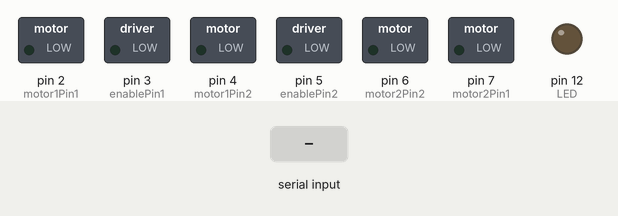
Simulated run of this sketch. Board: Arduino Uno, built with avr-gcc and run on an emulated ATmega328P. Parts: switched loads named in the sketch (green lamp = pin HIGH), output pins drawn as LEDs (lit = HIGH). The test bench sets the inputs (shaded band).

Above: at 1.2 s.
1.3 s: "<90,45>\n" received over the second serial link
At 1.6 s:
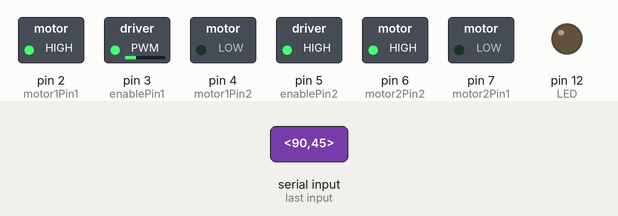
2.8 s: ">" received over the second serial link
At 3.9 s:
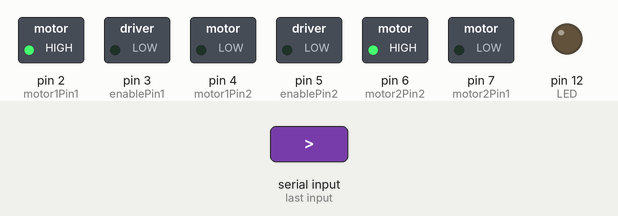
Timing chart, 0 to 5.8 s (numbered marks = the images above; inputs shaded):
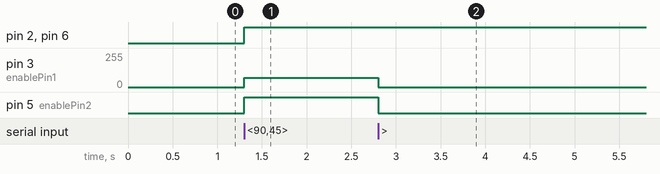

The sketch:

Car_Movement_Parsing.ino
```cpp
#include <stdio.h>
#include <stdlib.h>
#include <SoftwareSerial.h>

using namespace std;

int motor1Pin1 = 2; // pin 7 on L293D 1
int motor1Pin2 = 4; // pin 2 on L293D  1
int enablePin1 = 3; // pin 1 on L293D 1
int motor2Pin1 = 7; // pin 10 on L293D 1
int motor2Pin2 = 6; // pin 15 on L293D 1
int enablePin2 = 5; // pin 9 on L293D 1

int LED = 12;
          /*int motor3Pin1 = 2; // pin 7 on L293D 2
          int motor3Pin2 = 4; // pin 2 on L293D 2
          int enablePin3 = 3; // pin 1 on L293D 2
          int motor4Pin1 = 7; // pin 10 on L293D 2
          int motor4Pin2 = 6; // pin 15 on L293D 2
          int enablePin4 = 5; // pin 9 on L293D 2*/
          /*double Speed = 0; // value 0 to 1 representing duty cycle of the motor
          int Direction = 0; // 0 = forward , 1 = backwards
          int factor = -10;
          */
String message = "";// serial input

          //int motor_controls[4][3] = { 2,4,3,7,6,5,2,4,3,7,6,5 };
int motor_controls[2][3] = { 2,4,3,7,6,5 };
typedef enum { RIGHT_MOTOR, LEFT_MOTOR } MOTOR_SIDE_t;

using namespace std;
typedef enum {
  LEFT, RIGHT, STRAIGHT, FORWARD, BACKWARD, NODIRECTION
} Direction_t;
typedef enum {
  MOVEMENT, PAUSE, UNPAUSE, NOMODE
} Mode_t;

class Command {
private:
  Direction_t Direction;
  Direction_t mvmnt_mode;
  int Speed;
  int intensity;
  Mode_t mode;
public:

  Command() :
    Direction(NODIRECTION), mvmnt_mode(NODIRECTION), Speed(0), intensity(
      0), mode(NOMODE) {
  }

  void set_direction(const Direction_t& c) {
    Direction = c;
  }
  void set_speed(int s) {
    Speed = s;
  }
  void set_intensity(int i) {
    intensity = i;
  }
  void set_mode(Mode_t md) {
    mode = md;
  }
  void set_mvmnt_mode(Direction_t md) {
    mvmnt_mode = md;
  }
  Direction_t get_direction() {
    return Direction;
  }
  int get_speed() {
    return Speed;
  }
  int get_intensity() {
    return intensity;
  }
  Mode_t get_mode() {
    return mode;
  }
  Direction_t get_mvmnt_mode() {
    return mvmnt_mode;
  }
  void printcmd() {
    Serial.print("direction = ");
    Serial.println(Direction);
    Serial.print("movement mode = ");
    Serial.println(mvmnt_mode);
    Serial.print("mode = ");
    Serial.println(mode);
    Serial.print("speed = ");
    Serial.println(Speed);
    Serial.print("intensity = ");
    Serial.println(intensity);
  }

};

void move_motor(int motor_index, int mode_flage, int spd) {
  if (spd < 0) {
    spd = (-spd);
    mode_flage = 1 - mode_flage;
  }
  if(spd > 100)
    spd=100;
  if (mode_flage == 0) {//forward
    digitalWrite(motor_controls[motor_index][0], LOW); // set pin 2 on L293D low
    digitalWrite(motor_controls[motor_index][1], HIGH); // set pin 7 on L293D high
    analogWrite(motor_controls[motor_index][2], (spd / 100.0) * 255);
  }
  else if (mode_flage == 1) {
    digitalWrite(motor_controls[motor_index][0], HIGH); // set pin 2 on L293D low
    digitalWrite(motor_controls[motor_index][1], LOW); // set pin 7 on L293D high
    analogWrite(motor_controls[motor_index][2], (spd / 100.0) * 255);
  }


}

Command parsing_command(String input) {
  Command cmd;
  Mode_t mode;
  int angle, spd;
  String param1;
  if (input.indexOf(",") != -1) {
    String int1 = input.substring(input.indexOf("<") + 1, input.indexOf(","));
    angle = atoi(int1.c_str());
    String int2 = input.substring(input.indexOf(",") + 1, input.indexOf(">"));
    spd = atoi(int2.c_str());
    /* Serial.print("int1 ");
    Serial.print(int1);
    Serial.print("  ");
    Serial.print("int2 ");
    Serial.println(int2);
    */

    mode = (MOVEMENT);
  }
  else {
    param1 = input.substring(input.indexOf("<") + 1, input.indexOf(">"));
    mode = PAUSE;
  }

  if (mode == MOVEMENT && cmd.get_mode() == PAUSE)
    return cmd;
  if (mode == MOVEMENT) {
    cmd.set_mode(MOVEMENT);
    if (angle == 0) {
      cmd.set_direction(STRAIGHT);
    }
    else if (angle > 0) {
      cmd.set_direction(RIGHT);
      cmd.set_intensity(angle);
    }
    else {
      cmd.set_direction(LEFT);
      cmd.set_intensity(-angle);
    }

    if (spd < 0) {
      cmd.set_mvmnt_mode(BACKWARD);
      cmd.set_speed(-spd);
    }
    else {
      cmd.set_mvmnt_mode(FORWARD);
      cmd.set_speed(spd);
    }

    return cmd;
  }
  cmd.set_mode((String("P") == param1) ? PAUSE : UNPAUSE);
  return cmd;

}


void ExcecuteCommand(Command cmd) {
  int mode_flag;
  if (cmd.get_mvmnt_mode() == FORWARD) {
    mode_flag = 0;
  }
  else if (cmd.get_mvmnt_mode() == BACKWARD) {
    mode_flag = 1;
  }
  else {
    mode_flag = 2;
  }
  if (cmd.get_mode() == PAUSE || cmd.get_mvmnt_mode() == NODIRECTION) {

    analogWrite(motor_controls[RIGHT_MOTOR][2], 0);
    analogWrite(motor_controls[LEFT_MOTOR][2], 0);
    return;
  }
  if (cmd.get_direction() == STRAIGHT) {
    //Serial.println("going straight");
    for (int i = 0; i < 2; i++)
      move_motor(i, mode_flag, cmd.get_speed());
    return;
  }
  if (cmd.get_direction() == RIGHT) {
    //Serial.println("going right");
    if(cmd.get_speed()>50 ){
      double power_percentage = 1 - (cmd.get_intensity() / 100.0);
      power_percentage = 0.5 + power_percentage;
      move_motor(LEFT_MOTOR, mode_flag, cmd.get_speed());
      move_motor(RIGHT_MOTOR, mode_flag, cmd.get_speed()*power_percentage);
    }else{
      move_motor(LEFT_MOTOR, mode_flag, cmd.get_speed()+(cmd.get_intensity()*0.8));
      move_motor(RIGHT_MOTOR, mode_flag, cmd.get_speed()-(cmd.get_intensity()*0.8));
    }
    return;
  }
  if (cmd.get_direction() == LEFT) {
    //Serial.println("going left");
   if(cmd.get_speed()>50 ){
      double power_percentage = 1 - (cmd.get_intensity() / 100.0);
      power_percentage = 0.5 + power_percentage;
      move_motor(RIGHT_MOTOR, mode_flag, cmd.get_speed());
      move_motor(LEFT_MOTOR, mode_flag, cmd.get_speed()*power_percentage);
    }else{
      move_motor(RIGHT_MOTOR, mode_flag, cmd.get_speed()+(cmd.get_intensity()*0.8));
      move_motor(LEFT_MOTOR, mode_flag, cmd.get_speed()-(cmd.get_intensity()*0.8));
    }
    return;
  }
  return;
}

Command command;
SoftwareSerial blSerial(8,9); //TX,RX
String cmd_buffer;
void setup() {
  // set all the other pins you're using as outputs:
  pinMode(motor1Pin1, OUTPUT);
  pinMode(motor1Pin2, OUTPUT);
  pinMode(enablePin1, OUTPUT);
  pinMode(motor2Pin1, OUTPUT);
  pinMode(motor2Pin2, OUTPUT);
  pinMode(enablePin2, OUTPUT);
  pinMode(LED, OUTPUT);
  /* pinMode(motor3Pin1, OUTPUT);
  pinMode(motor3Pin2, OUTPUT);
  pinMode(enablePin3, OUTPUT);
  pinMode(motor4Pin1, OUTPUT);
  pinMode(motor4Pin2, OUTPUT);
  pinMode(enablePin4, OUTPUT);*/

  //Speed = 100;

 // Serial.begin(9600);
  blSerial.begin(9600);
  cmd_buffer = "";
  //Serial.println("Ready to RUMBLE");
  digitalWrite(LED, LOW);
}

void loop() {


  // Keep reading from HC-05 and send to Arduino Serial Monitor

 if (blSerial.available()) {
 // Serial.println(" ALL HAIL BELAL 1");
    //Serial.write("###");
    char my_c=blSerial.read();
    cmd_buffer+=my_c;

    //Serial.write(my_c);
   // Serial.write("\n");

    if(my_c=='>'){
      //mySerial.flush();
      int val1;
      int val2;
      int res = sscanf(cmd_buffer.c_str(),"<%d,%d>",&val1,&val2);
      if(res != 2){
        //Serial.println("problem in fromat");
        //delay(5000);
        digitalWrite(LED, HIGH);
        //delay(1000);
      }
      digitalWrite(LED, LOW);


   // Serial.println(cmd_buffer.c_str());
    command = parsing_command(cmd_buffer);
    //command.printcmd();
    ExcecuteCommand(command);
    cmd_buffer = "";
    }

  }else{
    /*command = Command();
     ExcecuteCommand(command);*/
  }

  // Keep reading from Arduino Serial Monitor and send to HC-05
  //if (Serial.available())
    //mySerial.write(Serial.read());
}
```

Measured:
- after the input at 1.3 s, pin 2 (motor1Pin1), pin 5 (enablePin2), pin 6 (motor2Pin2): LOW → HIGH at once; pin 3 (enablePin1): 0/255 → 68/255 at once
- after the input at 2.8 s, pin 3 (enablePin1): 68/255 → 0/255 at once; pin 5 (enablePin2): HIGH → LOW at once
